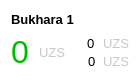
<?xml version="1.0" encoding="UTF-8"?>
<ui version="4.0">
 <class>DashboardItem</class>
 <widget class="QFrame" name="DashboardItem">
  <property name="geometry">
   <rect>
    <x>0</x>
    <y>0</y>
    <width>140</width>
    <height>81</height>
   </rect>
  </property>
  <property name="windowTitle">
   <string>Frame</string>
  </property>
  <property name="styleSheet">
   <string notr="true">background-color: rgb(255, 255, 255);</string>
  </property>
  <layout class="QVBoxLayout" name="verticalLayout">
   <item>
    <widget class="QLabel" name="title">
     <property name="font">
      <font>
       <family>MS Shell Dlg 2</family>
       <pointsize>10</pointsize>
       <weight>75</weight>
       <italic>false</italic>
       <bold>true</bold>
      </font>
     </property>
     <property name="styleSheet">
      <string notr="true"/>
     </property>
     <property name="frameShadow">
      <enum>QFrame::Plain</enum>
     </property>
     <property name="text">
      <string>Bukhara 1</string>
     </property>
     <property name="wordWrap">
      <bool>false</bool>
     </property>
    </widget>
   </item>
   <item>
    <layout class="QHBoxLayout" name="horizontalLayout_31">
     <property name="spacing">
      <number>10</number>
     </property>
     <property name="bottomMargin">
      <number>0</number>
     </property>
     <item>
      <widget class="QLabel" name="total_sum_label">
       <property name="font">
        <font>
         <family>MS Shell Dlg 2</family>
         <pointsize>24</pointsize>
         <weight>50</weight>
         <italic>false</italic>
         <bold>false</bold>
        </font>
       </property>
       <property name="styleSheet">
        <string notr="true">color: rgb(0, 188, 0);</string>
       </property>
       <property name="text">
        <string>0</string>
       </property>
      </widget>
     </item>
     <item>
      <widget class="QLabel" name="info_label_21">
       <property name="font">
        <font>
         <family>MS Shell Dlg 2</family>
         <pointsize>10</pointsize>
         <weight>9</weight>
         <italic>false</italic>
         <bold>false</bold>
        </font>
       </property>
       <property name="styleSheet">
        <string notr="true">color: rgb(200, 200, 200);
font: 75 10pt &quot;MS Shell Dlg 2&quot;;</string>
       </property>
       <property name="text">
        <string>UZS</string>
       </property>
       <property name="wordWrap">
        <bool>false</bool>
       </property>
      </widget>
     </item>
     <item>
      <layout class="QVBoxLayout" name="verticalLayout_15">
       <property name="spacing">
        <number>0</number>
       </property>
       <property name="rightMargin">
        <number>0</number>
       </property>
       <item>
        <layout class="QHBoxLayout" name="horizontalLayout_32" stretch="0,1,0">
         <property name="spacing">
          <number>5</number>
         </property>
         <property name="bottomMargin">
          <number>0</number>
         </property>
         <item>
          <widget class="QLabel" name="info_label_14">
           <property name="pixmap">
            <pixmap resource="../clientresources.qrc">:/resources/glyphs/65.png</pixmap>
           </property>
          </widget>
         </item>
         <item>
          <widget class="QLabel" name="cards_sum_label">
           <property name="font">
            <font>
             <family>MS Shell Dlg 2</family>
             <pointsize>10</pointsize>
             <weight>50</weight>
             <italic>false</italic>
             <bold>false</bold>
            </font>
           </property>
           <property name="styleSheet">
            <string notr="true"/>
           </property>
           <property name="text">
            <string>0</string>
           </property>
          </widget>
         </item>
         <item>
          <widget class="QLabel" name="info_label_19">
           <property name="font">
            <font>
             <family>MS Shell Dlg 2</family>
             <pointsize>10</pointsize>
             <weight>9</weight>
             <italic>false</italic>
             <bold>false</bold>
            </font>
           </property>
           <property name="styleSheet">
            <string notr="true">color: rgb(200, 200, 200);
font: 75 10pt &quot;MS Shell Dlg 2&quot;;</string>
           </property>
           <property name="text">
            <string>UZS</string>
           </property>
           <property name="wordWrap">
            <bool>false</bool>
           </property>
          </widget>
         </item>
        </layout>
       </item>
       <item>
        <layout class="QHBoxLayout" name="horizontalLayout_33" stretch="0,1,0">
         <property name="spacing">
          <number>5</number>
         </property>
         <property name="bottomMargin">
          <number>0</number>
         </property>
         <item>
          <widget class="QLabel" name="info_label_16">
           <property name="font">
            <font>
             <pointsize>10</pointsize>
             <weight>75</weight>
             <bold>true</bold>
            </font>
           </property>
           <property name="pixmap">
            <pixmap resource="../clientresources.qrc">:/resources/glyphs/58.png</pixmap>
           </property>
          </widget>
         </item>
         <item>
          <widget class="QLabel" name="numbers_sum_label">
           <property name="font">
            <font>
             <family>MS Shell Dlg 2</family>
             <pointsize>10</pointsize>
             <weight>50</weight>
             <italic>false</italic>
             <bold>false</bold>
            </font>
           </property>
           <property name="styleSheet">
            <string notr="true"/>
           </property>
           <property name="text">
            <string>0</string>
           </property>
          </widget>
         </item>
         <item>
          <widget class="QLabel" name="info_label_20">
           <property name="font">
            <font>
             <family>MS Shell Dlg 2</family>
             <pointsize>10</pointsize>
             <weight>9</weight>
             <italic>false</italic>
             <bold>false</bold>
            </font>
           </property>
           <property name="styleSheet">
            <string notr="true">color: rgb(200, 200, 200);
font: 75 10pt &quot;MS Shell Dlg 2&quot;;</string>
           </property>
           <property name="text">
            <string>UZS</string>
           </property>
           <property name="wordWrap">
            <bool>false</bool>
           </property>
          </widget>
         </item>
        </layout>
       </item>
      </layout>
     </item>
    </layout>
   </item>
  </layout>
 </widget>
 <resources>
  <include location="../clientresources.qrc"/>
 </resources>
 <connections/>
</ui>
